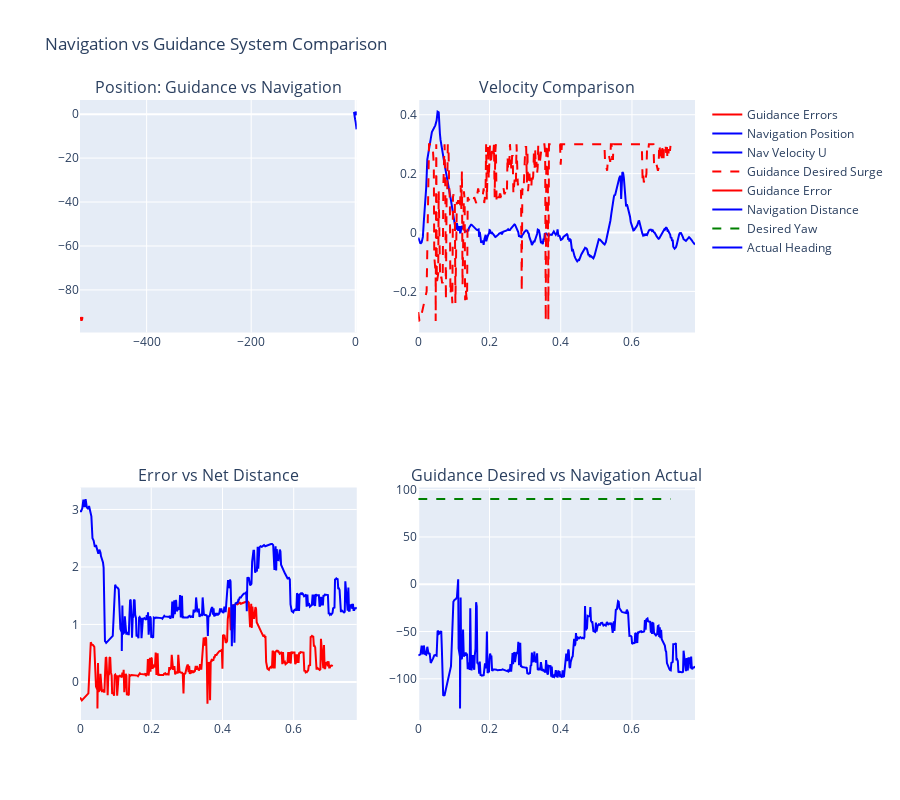

Notebook code cell kept with this figure:
### Markdown cell above
## ⚖️ Navigation vs Guidance System Comparison

Comparative analysis between navigation and guidance systems:
- Position tracking comparison
- Velocity performance comparison
- Error correlation analysis
- System synchronization assessment

### Code cell
# ⚖️ NAVIGATION vs GUIDANCE COMPARISON
# ===================================

print("⚖️ Navigation vs Guidance System Comparison")
print("=" * 45)

# Compare navigation and guidance systems
nav_analyzer.compare_navigation_guidance(selected_bag, interactive=HAS_PLOTLY)

if guidance_data is not None and plane_data is not None:
    print(f"\n📊 System Comparison Summary:")
    
    # Data coverage comparison
    guidance_duration = guidance_data['t_rel'].max() / 60.0
    plane_duration = plane_data['t_rel'].max() / 60.0
    
    print(f"   📈 Data Coverage:")
    print(f"     • Guidance: {len(guidance_data)} samples over {guidance_duration:.2f} min")
    print(f"     • Navigation: {len(plane_data)} samples over {plane_duration:.2f} min")
    
    # Sampling rate comparison
    guidance_rate = len(guidance_data) / guidance_duration
    nav_rate = len(plane_data) / plane_duration
    rate_diff = abs(guidance_rate - nav_rate)
    
    print(f"   📊 Sampling Rates:")
    print(f"     • Guidance: {guidance_rate:.1f} samples/min")
    print(f"     • Navigation: {nav_rate:.1f} samples/min")
    print(f"     • Rate difference: {rate_diff:.1f} samples/min")
    
    # Time synchronization check
    guidance_time_gaps = np.diff(guidance_data['t_rel'])
    plane_time_gaps = np.diff(plane_data['t_rel'])
    
    print(f"   ⏱️ Time Synchronization:")
    print(f"     • Guidance max gap: {guidance_time_gaps.max():.2f} seconds")
    print(f"     • Navigation max gap: {plane_time_gaps.max():.2f} seconds")
    print(f"     • Sync quality: {'✅ Good' if rate_diff < 20 else '⚠️ Attention needed'}")

else:
    print("❌ Cannot perform comparison - missing required data")

### Figure 1 — Plotly figure (JSON) as saved in the notebook; plotly's stock layout.template omitted (floating-point values rounded to 4 significant figures; data arrays with more than 128 entries replaced by an {"elided": "..."} marker saying what was removed)
{"data": [{"line": {"color": "red"}, "mode": "lines", "name": "Guidance Errors", "type": "scatter", "x": {"elided": "350 float values"}, "xaxis": "x", "y": {"elided": "350 float values"}, "yaxis": "y"}, {"line": {"color": "blue"}, "mode": "lines", "name": "Navigation Position", "type": "scatter", "x": {"elided": "196 float values"}, "xaxis": "x", "y": {"elided": "196 float values"}, "yaxis": "y"}, {"line": {"color": "blue"}, "name": "Nav Velocity U", "type": "scatter", "x": {"elided": "374 float values"}, "xaxis": "x2", "y": {"elided": "374 float values"}, "yaxis": "y2"}, {"line": {"color": "red", "dash": "dash"}, "name": "Guidance Desired Surge", "type": "scatter", "x": {"elided": "350 float values"}, "xaxis": "x2", "y": {"elided": "350 float values"}, "yaxis": "y2"}, {"line": {"color": "red"}, "name": "Guidance Error", "type": "scatter", "x": {"elided": "350 float values"}, "xaxis": "x3", "y": {"elided": "350 float values"}, "yaxis": "y3"}, {"line": {"color": "blue"}, "name": "Navigation Distance", "type": "scatter", "x": {"elided": "374 float values"}, "xaxis": "x3", "y": {"elided": "374 float values"}, "yaxis": "y3"}, {"line": {"color": "green", "dash": "dash"}, "name": "Desired Yaw", "type": "scatter", "x": {"elided": "350 float values"}, "xaxis": "x4", "y": {"elided": "350 float values"}, "yaxis": "y4"}, {"line": {"color": "blue"}, "name": "Actual Heading", "type": "scatter", "x": {"elided": "374 float values"}, "xaxis": "x4", "y": {"elided": "374 float values"}, "yaxis": "y4"}], "layout": {"annotations": [{"font": {"size": 16}, "showarrow": false, "text": "Position: Guidance vs Navigation", "x": 0.225, "xanchor": "center", "xref": "paper", "y": 1, "yanchor": "bottom", "yref": "paper"}, {"font": {"size": 16}, "showarrow": false, "text": "Velocity Comparison", "x": 0.775, "xanchor": "center", "xref": "paper", "y": 1, "yanchor": "bottom", "yref": "paper"}, {"font": {"size": 16}, "showarrow": false, "text": "Error vs Net Distance", "x": 0.225, "xanchor": "center", "xref": "paper", "y": 0.375, "yanchor": "bottom", "yref": "paper"}, {"font": {"size": 16}, "showarrow": false, "text": "Guidance Desired vs Navigation Actual", "x": 0.775, "xanchor": "center", "xref": "paper", "y": 0.375, "yanchor": "bottom", "yref": "paper"}], "height": 800, "showlegend": true, "title": {"text": "Navigation vs Guidance System Comparison"}, "xaxis": {"anchor": "y", "domain": [0, 0.45]}, "xaxis2": {"anchor": "y2", "domain": [0.55, 1]}, "xaxis3": {"anchor": "y3", "domain": [0, 0.45]}, "xaxis4": {"anchor": "y4", "domain": [0.55, 1]}, "yaxis": {"anchor": "x", "domain": [0.625, 1]}, "yaxis2": {"anchor": "x2", "domain": [0.625, 1]}, "yaxis3": {"anchor": "x3", "domain": [0, 0.375]}, "yaxis4": {"anchor": "x4", "domain": [0, 0.375]}}}
